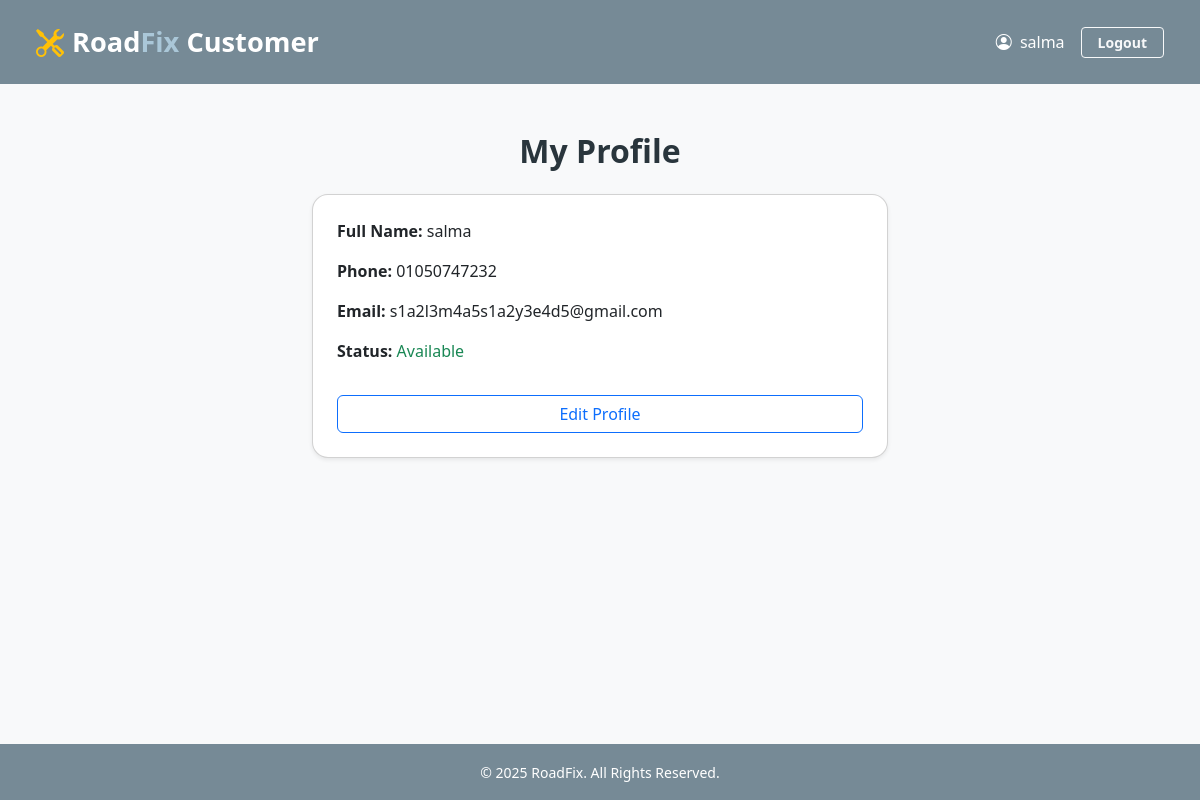
Page /public/dashboard/customer/profile/profile.php (signed in) on the committed database.
### tables this page shows
CREATE TABLE `users` (
  `id` int(11) NOT NULL,
  `name` varchar(100) NOT NULL,
  `email` varchar(100) NOT NULL,
  `phone` varchar(20) DEFAULT NULL,
  `password` varchar(255) NOT NULL,
  `user_type` enum('admin','mechanic','customer') NOT NULL,
  `role_id` int(11) DEFAULT NULL,
  `status` enum('pending','approved','rejected') DEFAULT 'pending',
  `cv` varchar(255) DEFAULT NULL,
  `availability` enum('available','busy') DEFAULT 'available',
  `latitude` decimal(10,8) DEFAULT NULL,
  `longitude` decimal(11,8) DEFAULT NULL,
  `is_verified` tinyint(1) DEFAULT 0,
  `verification_token` varchar(255) DEFAULT NULL,
  `cv_path` varchar(255) DEFAULT NULL,
  `reset_token` varchar(64) DEFAULT NULL,
  `reset_token_expires_at` datetime DEFAULT NULL
);

### config/Database.php (called while the page is built, shortened)
<?php
class Database {
    private static ?Database $instance = null;
    private mysqli $conn;
    private string $host = "localhost";
    private string $db_name = "car_assist_db";
    private string $username = "root";
    private string $password = "";
    private function __construct() {
        $this->conn = new mysqli($this->host, $this->username, $this->password, $this->db_name);
    }
    public static function getInstance(): Database {
        if (self::$instance === null) {
            self::$instance = new Database();
        }
        return self::$instance;
    }
    public function getConnection(): mysqli {
        return $this->conn;
    }
}

### controllers/customer/ProfileController.php (called while the page is built, shortened)
<?php
require_once __DIR__ . '/../../config/Database.php';
class ProfileController
{
    private mysqli $conn;
    public function __construct()
    {
        $this->conn = Database::getInstance()->getConnection();
    }
    public function getUserById(int $user_id): array|null
    {
        $stmt = $this->conn->prepare("SELECT name, phone, email, availability FROM users WHERE id = ?");
        $stmt->bind_param("i", $user_id);
        $stmt->execute();
        $result = $stmt->get_result();
        return $result->fetch_assoc();
    }
}

### public/dashboard/customer/profile/profile.php (the view, shortened to what this page needs)
<?php
include('../../../../includes/layout/header.php');
require_once('../../../../controllers/customer/ProfileController.php');
$controller = new ProfileController();
$user_id = $_SESSION['user_id'];
$user = $controller->getUserById($user_id);
$is_edit_mode = isset($_GET['edit']) && $_GET['edit'] === 'true';
?>
<div class="container my-5" style="max-width: 600px;">
    <h2 class="fw-bold mb-4 text-center">My Profile</h2>
    <div class="card shadow-sm p-4">
        <?php if ($is_edit_mode): ?>
            <form method="POST">
                <div class="mb-3">
                    <label class="form-label">Full Name</label>
                    <input type="text" name="name" class="form-control" value="<?= htmlspecialchars($user['name']) ?>" required>
                </div>
                <div class="mb-3">
                    <label class="form-label">Phone Number</label>
                    <input type="text" name="phone" class="form-control" value="<?= htmlspecialchars($user['phone']) ?>" required>
                </div>
                <div class="mb-3">
                    <label class="form-label">Email (read-only)</label>
                    <input type="email" class="form-control" value="<?= htmlspecialchars($user['email']) ?>" readonly>
                </div>
                <div class="d-flex justify-content-between">
                    <button type="submit" name="save" class="btn btn-primary">Save Changes</button>
                    <a href="profile.php" class="btn btn-secondary">Cancel</a>
                </div>
            </form>
        <?php else: ?>
            <p><strong>Full Name:</strong> <?= htmlspecialchars($user['name']) ?></p>
            <p><strong>Phone:</strong> <?= htmlspecialchars($user['phone']) ?></p>
            <p><strong>Email:</strong> <?= htmlspecialchars($user['email']) ?></p>
            <p><strong>Status:</strong>
                <?= $user['availability'] === 'available'
                    ? '<span class="text-success">Available</span>'
                    : '<span class="text-danger">Busy</span>' ?>
            </p>
            <div class="d-grid mt-3">
                <a href="profile.php?edit=true" class="btn btn-outline-primary">Edit Profile</a>
            </div>
        <?php endif; ?>
    </div>
</div>
<?php include('../../../../includes/layout/footer.php'); ?>

### public/assets/css/style.css (style rules this page uses)
:root { --primary: #768A96; --secondary: #AAC7D8; --dark: #29353C; --medium: #44576D; --light: #DFEBF6; --extra-light: #E6E6E6; }
body { background-color: var(--light); font-family: 'Segoe UI', sans-serif; color: var(--medium); }
h1, h2, h3, h4, h5 { color: var(--dark); }
.card { border-radius: 16px; transition: all 0.2s ease-in-out; margin-bottom: 24px; }

### rows in the picture
users: name "salma", phone "01050747232", email "s1a2l3m4a5s1a2y3e4d5@gmail.com"

### other values in the picture
$user_type "Customer"
$user_name "salma"
